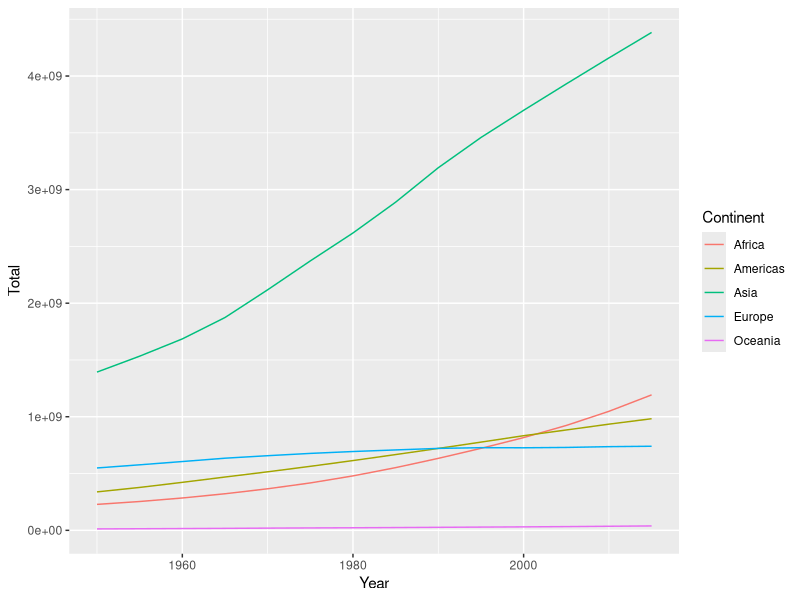
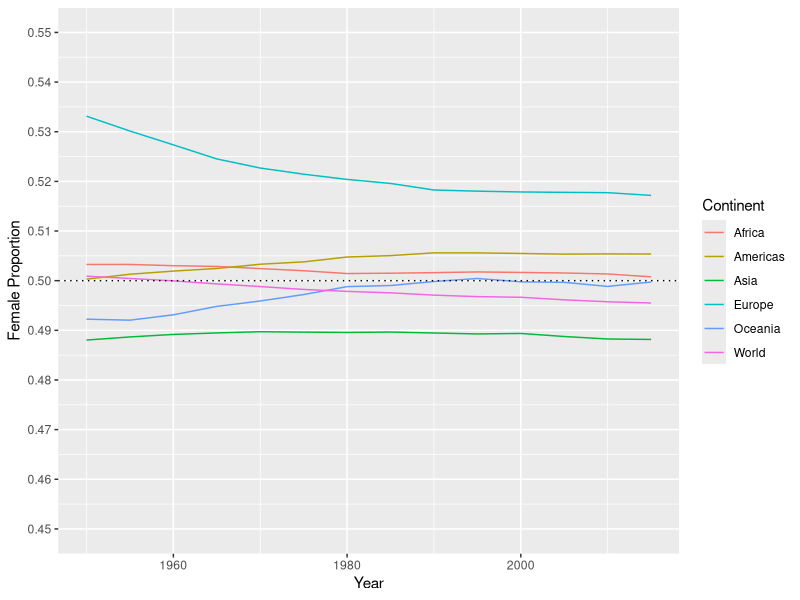

Recreate these plots in R, in order.
## ---- chunk 1
knitr::opts_chunk$set(echo = FALSE, message=FALSE)
## ---- chunk 2
# Type answer here.
library(dplyr)
library(tidyr)
library(readr)
library(here)
wpOrig <- read_csv(here("World-Population.csv"))

glimpse(wpOrig)
## ---- chunk 3
# Type answer here.
wp <- wpOrig %>% 
  rename(Continent=continent, Country=Location, Year=Time) %>% 
  mutate(
    PopF = 1000*PopFemale,
    PopM = 1000*PopMale,
    PopT = PopF + PopM) %>% 
  select(-PopFemale, -PopMale) %>% 
  arrange(Continent, Country, Year, AgeGrpStart)

glimpse(wp)
## ---- chunk 4
ct <- wp %>% 
  # Add total for the world
  mutate(Continent = "World") %>% 
  rbind(wp) %>% 
  group_by(Continent, Year) %>% 
  summarise(TotF = sum(PopF), TotM = sum(PopM), Total = sum(PopT)) %>% 
  arrange(Continent, Year)
glimpse(ct)
## ---- chunk 5
library(ggplot2)
ct %>% 
  filter(Continent != "World") %>% 
  ggplot(aes(Year, Total, colour=Continent)) +
  geom_line()
## ---- chunk 6
ctwide <-  ct %>% 
  select(Continent, Year, Total) %>% 
  spread(Continent, Total) 

# Use the kable from the knitr package
library(knitr)
ctwide %>%  kable()
## ---- chunk 7
ctwideB <-  ct %>% 
  mutate(TotalB = paste(format(round(Total/1e9, 2), trim = TRUE), "B")) %>% 
  select(Continent, Year, TotalB) %>% 
  spread(Continent, TotalB)

ctwideB %>%  kable()
## ---- chunk 8
ctprop <- ct %>% 
  mutate(PropF = TotF/Total,
         PropM = TotM/Total)
## ---- chunk 9
library(ggplot2)
ctprop %>% 
  ggplot(aes(Year, PropF, colour=Continent)) +
  geom_line() +
  geom_hline(yintercept = 0.5, lty=3) +
  scale_y_continuous(limits = c(.45, .55), breaks = seq(0.45, .55, 0.01)) +
  ylab("Female Proportion") 
## ---- chunk 10
ctwidePct <-  ctprop %>% 
  mutate(PctF = paste0(format(round(100*PropF, 1), trim = TRUE), "%")) %>% 
  select(Continent, Year, PctF) %>% 
  spread(Continent, PctF)

ctwidePct %>%  kable()
## ---- chunk 11
sessionInfo()
